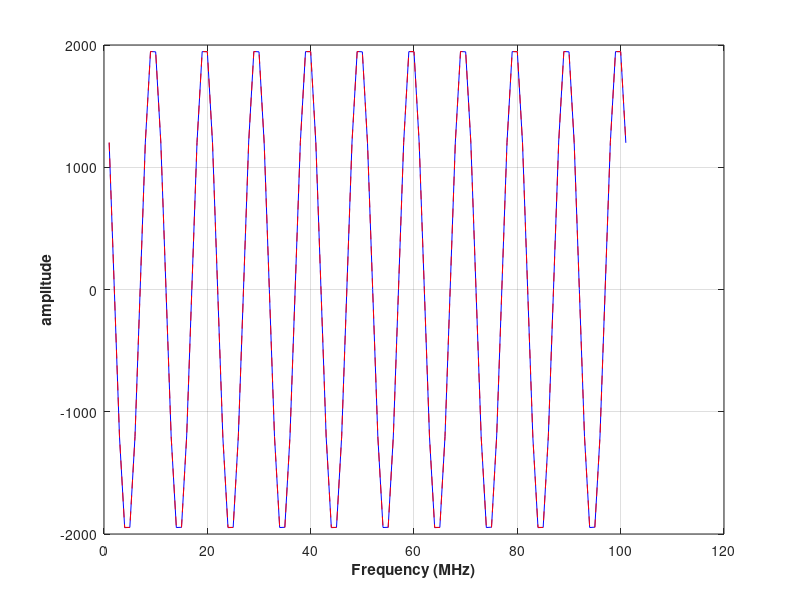
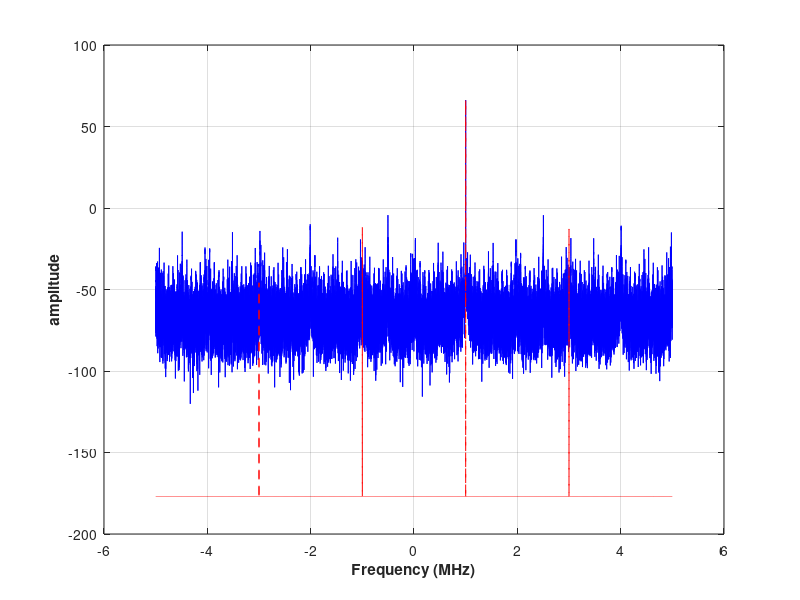

These figures' MATLAB source, in order:
format long g
format compact
% clc
close all
clearvars

full_path = mfilename('fullpath');
[startpath,  filename, ext] = fileparts(full_path);
plot_num = 1;

commandwindow;

%% 

sample_rate = 10e6;
symbol_length = 0.010;
amplitude = 2046;
freq_offset = 1e6;

samples_per_symbol = floor(sample_rate*symbol_length);

%%

iqc = complex(single(zeros(1,samples_per_symbol)), single(amplitude*ones(1,samples_per_symbol)));


%%

num_samples = numel(iqc);
n = 0:1:num_samples-1;

f_rot_s = exp(1j*2*pi*single(freq_offset)/single(sample_rate)*n);

iqc_rs = f_rot_s.*iqc;
iqc_rs = complex(int16(real(iqc_rs)), int16(imag(iqc_rs)));


iqc_d = complex(zeros(1,samples_per_symbol), amplitude*ones(1,samples_per_symbol));
f_rot_d = exp(1j*2*pi*(freq_offset/sample_rate)*n);

iqc_rd = f_rot_d.*iqc_d;
iqc_rd = complex(double(int16(real(iqc_rd))), double(int16(imag(iqc_rd))));


 %% FFT
iqc_rs_fft = fft(iqc_rs)/numel(iqc_rs);
f = linspace(-sample_rate/2, sample_rate/2, numel(iqc_rs_fft));

iqc_rd_fft = fft(iqc_rd)/numel(iqc_rd);
fd = linspace(-sample_rate/2, sample_rate/2, numel(iqc_rd_fft));

%%
iq_start = max(floor(sample_rate*0.00999), 1);
iq_stop = min(iq_start + ceil(sample_rate*0.01), numel(iqc));
step = 1;

figure(plot_num)
set(gcf,'position',([50,50,1400,500]),'color','w')
plot(real(iqc_rs(iq_start:step:iq_stop)),'b')

box on
grid on
hold on
plot(real(iqc_rd(iq_start:step:iq_stop)),'--r')
% plot(real(iqc_filt_t),'g')
% plot(imag(iqc),'m')
% plot(real(filtered),'c')

xlabel('Frequency (MHz)', 'fontweight','bold');
ylabel('amplitude', 'fontweight','bold');
plot_num = plot_num + 1; 

%%

figure(plot_num)
set(gcf,'position',([50,50,1400,500]),'color','w')
plot(f*1e-6, 20*log10(abs(fftshift(iqc_rs_fft))), 'b');
box on
grid on
hold on
plot(fd*1e-6, 20*log10(abs(fftshift(iqc_rd_fft+complex(1e-9,1e-9)))), '--r');
% plot(f*1e-6, 20*log10(abs(fftshift(Y_filt_t))), 'g');

xlabel('Frequency (MHz)', 'fontweight','bold');
ylabel('amplitude', 'fontweight','bold');
plot_num = plot_num + 1; 